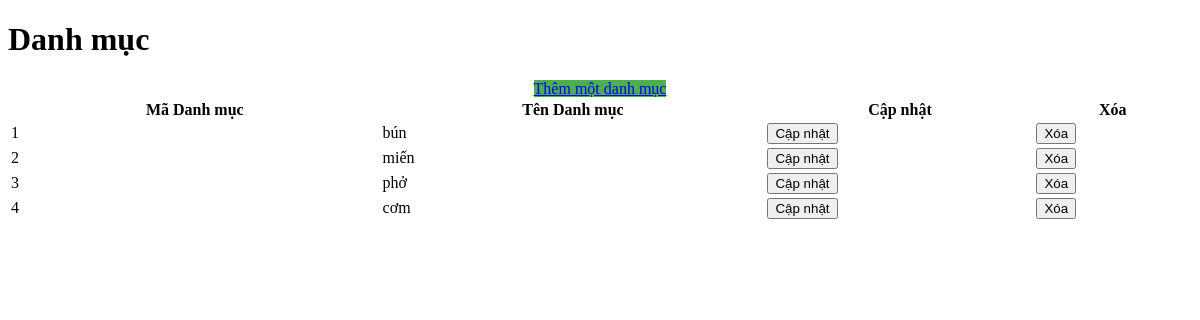
Page /admin/admin_categories.php on the earlier database version.
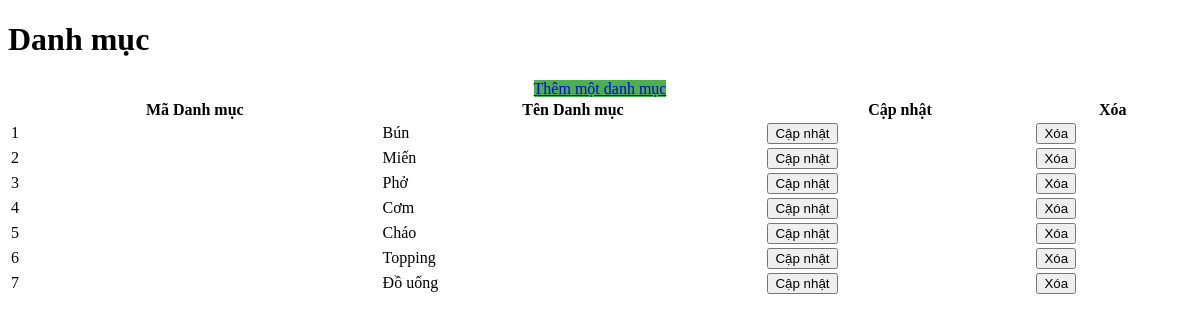
Same page on the later database version.
### tables this page shows
CREATE TABLE `danhmuc` (
  `MaDanhMuc` int(11) NOT NULL,
  `TenDanhMuc` varchar(255) NOT NULL
);

### admin/admin_categories.php (the view, shortened to what this page needs)
<?php
require_once("../components/connection.php");
$sql = "SELECT * FROM danhmuc";
$result = $conn->query($sql);
?>
<!DOCTYPE html>
<html lang="en">
<head>
</head>
<body>
<h1>Danh mục</h1>
<?php
if ($result->num_rows > 0) {
?>
    <table width="100%">
        <tr>
            <th >Mã Danh mục</th>
            <th>Tên Danh mục</th>
            <th>Cập nhật</th>
            <th>Xóa</th>
        </tr>
        <?php
        $firstRow = true;
        while($row = $result->fetch_assoc()): ?>
            <tr>
                <td><?php echo $row["MaDanhMuc"]; ?></td>
                <td><?php echo $row["TenDanhMuc"]; ?></td>
                <td><button type="button" class="btn btn-primary"  onclick="window.location.href='admin_categories_edit.php?action=edit&MaDanhMuc=<?php echo $row["MaDanhMuc"]; ?>'">Cập nhật</button></td>
                <td><button type="button" class="btn btn-danger" onclick="if(confirm('Are you sure?')) window.location.href='admin_categories_edit.php?action=delete&MaDanhMuc=<?php echo $row["MaDanhMuc"]; ?>'">Xóa</button></td>
            </tr>
            <?php
            if ($firstRow) {
                echo "<center><a href='admin_categories_edit.php?action=insert&MaDanhMuc={$row["MaDanhMuc"]}' style='background-color: #4CAF50;' class='btn btn-success'>Thêm một danh mục</a></center>";                $firstRow = false;
            }
        endwhile;
        ?>
    </table>
<?php
} else {
    echo "Không có thành viên nào.";
}
?>
</body>
</html>

Differences in the rows shown:
changed danhmuc id 1: TenDanhMuc "bún" → "Bún"
changed danhmuc id 2: TenDanhMuc "miến" → "Miến"
changed danhmuc id 3: TenDanhMuc "phở" → "Phở"
changed danhmuc id 4: TenDanhMuc "cơm" → "Cơm"
added danhmuc: MaDanhMuc "5", TenDanhMuc "Cháo"
added danhmuc: MaDanhMuc "6", TenDanhMuc "Topping"
added danhmuc: MaDanhMuc "7", TenDanhMuc "Đồ uống"
